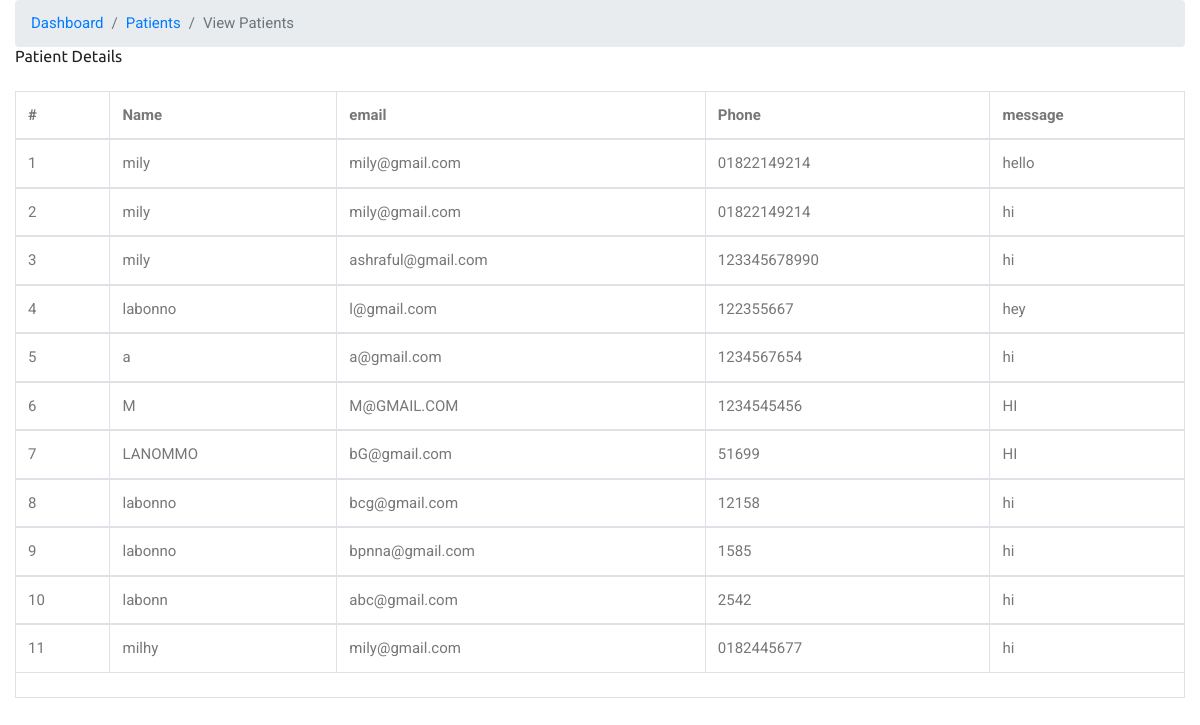
The app's page /contacttext.php with its own data.
### tables this page shows
CREATE TABLE `contactus` (
  `contact_us_id` int(11) NOT NULL,
  `name` varchar(128) DEFAULT NULL,
  `email` varchar(128) DEFAULT NULL,
  `phone` varchar(128) DEFAULT NULL,
  `message` varchar(1000) DEFAULT NULL
);

### contacttext.php (the view, shortened to what this page needs)
<?php
  include('backend/admin/assets/inc/config.php');
?>
<!DOCTYPE html>
<html lang="en">
<head>
  <link rel="stylesheet" href="assets/css/animate-3.7.0.css">
  <link rel="stylesheet" href="assets/css/font-awesome-4.7.0.min.css">
  <link rel="stylesheet" href="assets/css/bootstrap-4.1.3.min.css">
  <link rel="stylesheet" href="assets/css/owl-carousel.min.css">
  <link rel="stylesheet" href="assets/css/jquery.datetimepicker.min.css">
  <link rel="stylesheet" href="assets/css/linearicons.css">
  <link rel="stylesheet" href="assets/css/style.css">
   <link rel="stylesheet" href="assets/css/test.css">
</head>
    <body>
        <div id="wrapper">
            <div class="content-page">
                <div class="content">
                    <div class="container-fluid">
                        <div class="row">
                            <div class="col-12">
                                <div class="page-title-box">
                                    <div class="page-title-right">
                                        <ol class="breadcrumb m-0">
                                            <li class="breadcrumb-item"><a href="javascript: void(0);">Dashboard</a></li>
                                            <li class="breadcrumb-item"><a href="javascript: void(0);">Patients</a></li>
                                            <li class="breadcrumb-item active">View Patients</li>
                                        </ol>
                                    </div>
                                    <h4 class="page-title">Patient Details</h4>
                                </div>
                            </div>
                        </div>
                        <div class="row">
                            <div class="col-12">
                                <div class="card-box">
                                    <div class="mb-2">
                                        <div class="row">
                                            <div class="col-12 text-sm-center form-inline" >
                                            </div>
                                        </div>
                                    </div>
                                    <div class="table-responsive">
                                        <table id="demo-foo-filtering" class="table table-bordered toggle-circle mb-0" data-page-size="7">
                                            <thead>
                                            <tr>
                                                <th>#</th>
                                                <th data-toggle="true">Name</th>
                                                <th data-hide="phone">email</th>
                                                <th data-hide="phone">Phone</th>
                                                <th data-hide="phone">message</th>
                                            </tr>
                                            </thead>
                                            <?php
                                                $ret="SELECT * FROM contactUs ";
                                                $stmt= $mysqli->prepare($ret) ;
                                                $stmt->execute() ;
                                                $res=$stmt->get_result();
                                                $cnt=1;
                                                while($row=$res->fetch_object())
                                                {
                                            ?>
                                                <tbody>
                                                <tr>
                                                    <td><?php echo $cnt;?></td>
                                                    <td><?php echo $row->name;?></td>
                                                    <td><?php echo $row->email;?></td>
                                                    <td><?php echo $row->phone;?></td>
                                                    <td><?php echo $row->message;?></td>
                                                </tr>
                                                </tbody>
                                            <?php  $cnt = $cnt +1 ; }?>
                                            <tfoot>
                                            <tr class="active">
                                                <td colspan="8">
                                                </td>
                                            </tr>
                                            </tfoot>
                                        </table>
                                    </div>
                                </div>
                            </div>
                        </div>
                    </div>
                </div>
    </body>
</html>

### records on screen
contactus: name "mily", email "mily@gmail.com", phone "01822149214", message "hello"
contactus: name "mily", email "mily@gmail.com", phone "01822149214", message "hi"
contactus: name "mily", email "ashraful@gmail.com", phone "123345678990", message "hi"
contactus: name "labonno", email "l@gmail.com", phone "122355667", message "hey"
contactus: name "a", email "a@gmail.com", phone "1234567654", message "hi"
contactus: name "M", email "M@GMAIL.COM", phone "1234545456", message "HI"
contactus: name "LANOMMO", email "bG@gmail.com", phone "51699", message "HI"
contactus: name "labonno", email "bcg@gmail.com", phone "12158", message "hi"
contactus: name "labonno", email "bpnna@gmail.com", phone "1585", message "hi"
contactus: name "labonn", email "abc@gmail.com", phone "2542", message "hi"
contactus: name "milhy", email "mily@gmail.com", phone "0182445677", message "hi"
